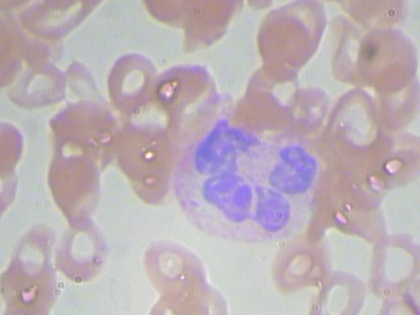
%> input picture Test data/BloodImage_00000.jpg, 420 x 315 px, shrunk from 640 x 480 before the run
$ octave --eval "result = segment_WBC_nuclei('Test data/BloodImage_00000.jpg');"   (GNU Octave 9; MATLAB toolbox functions it lacks are replaced by stand-ins)
%> lines starting %> are read from the running program, lines starting %| are printed output that depends on the picture; in (x1, y1, x2, y2) boxes, pixels count from 0 and x2, y2 are one past the last pixel; in counts of white or black regions, pixels touching at a corner belong together; the program's own positions count from 1
%%   Segment White Blood Cell Nuclei function
%   _______________________________________________________________________
%   Le Duc Khai
%   Bachelor in Biomedical Engineering
%   FH Aachen - University of Applied Sciences, Germany.

%   Last updated on 12.02.2019.

%   The proposed algorithm segments automatically white blood cell nuclei.
%   This function works well with microscopic images, which have 3 types of
%   cells: red blood cells, white blood cells and platelets. Only white
%   blood cells possess nuclei.

%   Implementation is based on this scientific paper:
%       Mrs. Sonali C. Sonar, Prof. K. S. Bhagat
%       "An Efficient Technique for White Blood Cells Nuclei Automatic Segmentation"

%   The following codes are implemented only for PERSONAL USE, e.g improving
%   programming skills in the domain of Image Processing and Computer Vision.
%   If you use this algorithm, please cite the paper mentioned above to support
%   the authors.

%   Parameters:
%       image: the input image
%-------------------------------------------------------------------------%
%-------------------------------------------------------------------------%
%-------------------------------------------------------------------------%
function result_image = segment_WBC_nuclei(image)
%> called with image = 'Test data/BloodImage_00000.jpg'
%% Read the input image
original_image = imread(image);
%> original_image is the input picture: size 315x420x3 uint8; mean R, G, B 187.3, 175.5, 182.3
if ndims(original_image) == 3
    image = rgb2gray(original_image);
else
    image = original_image;
end
image = uint8(image);
figure(1);
subplot(3,3,1); imshow(original_image); title('1. Original image');
subplot(3,3,2); imshow(image); title('2. Gray scale image');

%% Contrast enhancement
image_adjust = imadjust(image); % Adjust intensity values of the image
image_histo = histeq(image); % Use histogram equalization
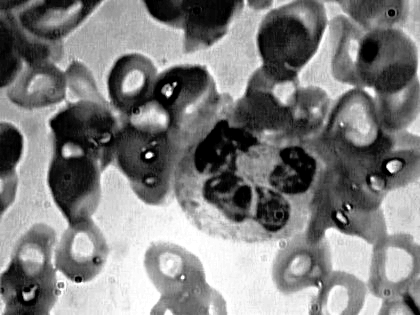
%> image_histo: size 315x420 uint8; min 0, max 255, mean 127.2
% Addition to brighten most of details in image except the nuclei
image_add = imadd(image_adjust, image_histo);
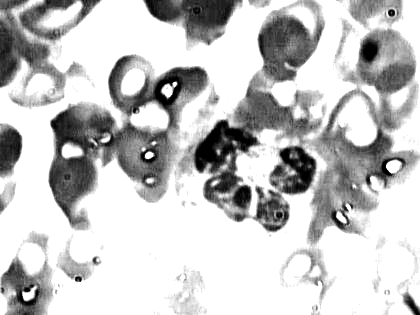
%> image_add: size 315x420 uint8; min 0, max 255, mean 195.7
% Subtraction to highlight objects and borders including the nuclei
image_subtract = imsubtract(image_add, image_histo);
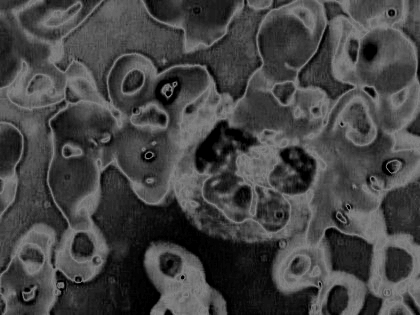
%> image_subtract: size 315x420 uint8; min 0, max 130, mean 68.4
% Addition to remove all other components but the nuclei
image = imadd(image_add, image_subtract);
subplot(3,3,3); imshow(image_add); title('3. Addition image');
subplot(3,3,4); imshow(image_subtract); title('4. Subtraction image');
subplot(3,3,5); imshow(image); title('5. Added-again image');
% clear image_adjust; clear image_histo; clear image_add; clear image_subtract;

%% Minimum filter
B = zeros(size(image));
A = padarray(image,[1 1]); % Pad the image
x=[1:3]';
y=[1:3]';
for i = 1 : size(A, 1) - 2
    for j = 1 : size(A, 2) - 2
       % Vectorized method
       window = reshape(A(i + x - 1, j + y - 1), [], 1);
       % Find the minimum of the selected window
       B(i,j) = min(window);
    end
end
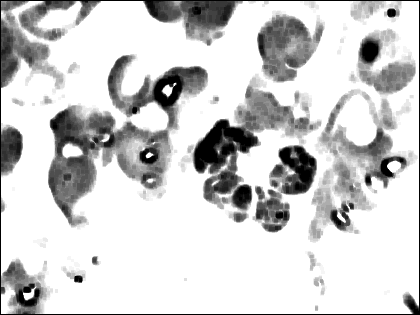
%> B: size 315x420 double; min 0, max 255, mean 206.7
B = uint8(B); % Convert to 0 - 255 intensity scale
%> B: size 315x420 uint8
image = B;
subplot(3,3,6); imshow(image); title('6. Minimum-filtered image');
clear i; clear j;
% clear A; clear B; clear x; clear y;  clear window;

%% Global image threshold
image = imbinarize(image, graythresh(image));
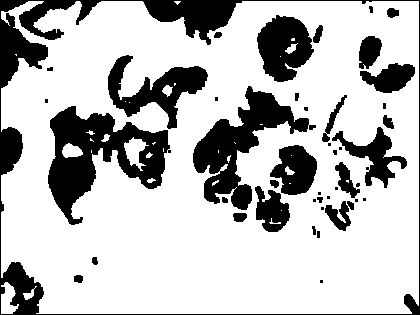
%> image: size 315x420 logical; 74.6% white; 44 black regions (16 under 20 px), largest, box (x1, y1, x2, y2) and area: (0, 0, 420, 315) 8930, (48, 106, 171, 225) 6433, (193, 86, 316, 210) 5105
image = imcomplement(image);
subplot(3,3,7); imshow(image); title('7. Otsu-threshold image');
% clear counts; clear x;

%% Morphological opening
se = strel('disk', 9);
image = imopen(image, se); % Morphological opening to remove small high-pixel groups
%> image: size 315x420 logical; 14% white; 19 white regions, largest, box (x1, y1, x2, y2) and area: (193, 92, 290, 168) 2937, (144, 0, 237, 32) 2090, (48, 155, 95, 209) 1875
subplot(3,3,8); imshow(image, []); title('8. Morphological opening image');

%% Connected components
image_cc = bwconncomp(image); % Find connected components
%> image_cc = 19 connected components
% Calculate number of pixels of each connected component
numPixels = cellfun(@numel, image_cc.PixelIdxList);
%> numPixels = 19 values, max 2937 at index 12, min 175 at index 1, mean 976.9
numPixels_max = max(numPixels);
%> numPixels_max = 2937
for i = 1 : size(numPixels, 2)
    if numPixels(i) < 0.5*numPixels_max
        % Remove components having less than 50% area of the biggest connected components
        % Change percentage of area if necessary
        image(image_cc.PixelIdxList{i}) = 0;
    end
end
%> this loop made 19 passes
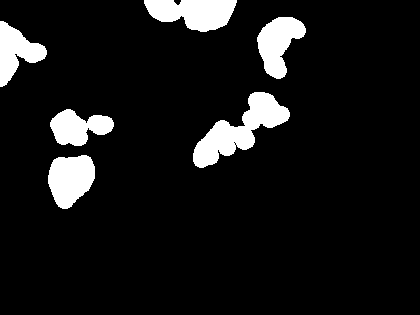
%> image: size 315x420 logical; 8.8% white; 6 white regions, box (x1, y1, x2, y2) and area: (193, 92, 290, 168) 2937, (144, 0, 237, 32) 2090, (48, 155, 95, 209) 1875, (257, 17, 306, 79) 1760, (0, 21, 47, 87) 1545, (50, 109, 114, 146) 1473
subplot(3,3,9); imshow(image); title('9. Connected components after size test');

%% Label image results
result_image = labeloverlay(original_image, image);
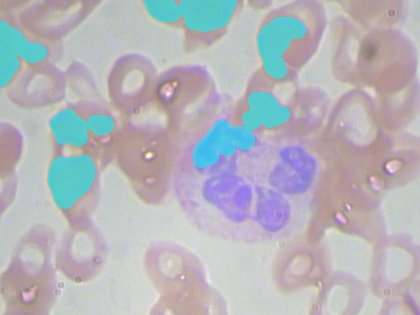
%> result_image: size 315x420x3 uint8; mean R, G, B 179.8, 180.4, 186.5
figure(2);
subplot(1,3,1); imshow(original_image); title('Original image');
subplot(1,3,2); imshow(result_image); title('Nuclei segmented image');
subplot(1,3,3); imshow(image); title('Nuclei shape');

end

$ run again, on Test data/BloodImage_00001.jpg
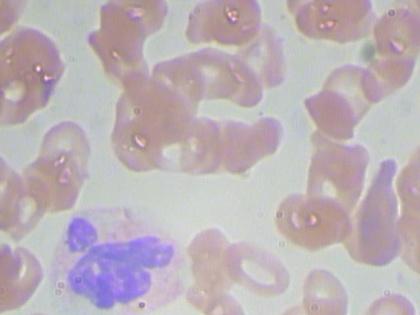
%> input picture Test data/BloodImage_00001.jpg, 420 x 315 px, shrunk from 640 x 480 before the run
%> in segment_WBC_nuclei, original_image is the input picture: size 315x420x3 uint8; mean R, G, B 187.9, 177.2, 182.8
%> image_cc = 15 connected components
%> numPixels = [424 3419 261 906 4470 2197 335 322 900 889 370 1109 864 1144 204]
%> numPixels_max = 4470
%> the loop in segment_WBC_nuclei, `for i = 1 : size(numPixels, 2)` made 15 passes
%> after the loop in segment_WBC_nuclei, `for i = 1 : size(numPixels, 2)`:
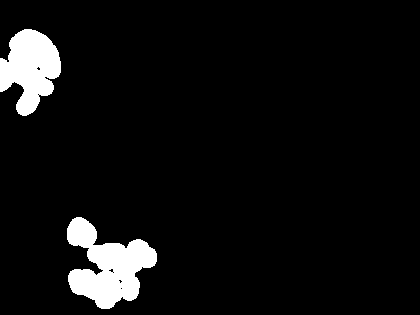
%> image: size 315x420 logical; 6% white; 2 white regions, box (x1, y1, x2, y2) and area: (67, 217, 157, 309) 4470, (0, 29, 61, 116) 3419
%> in segment_WBC_nuclei, `result_image = labeloverlay(original_image, image);`:
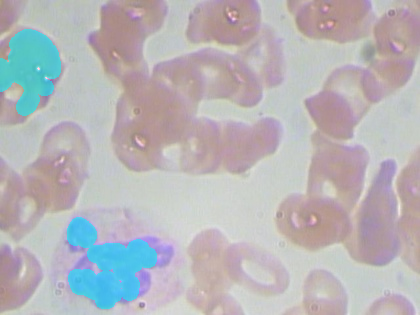
%> result_image: size 315x420x3 uint8; mean R, G, B 183.1, 180.7, 184.8

$ run again, on Test data/BloodImage_00002.jpg
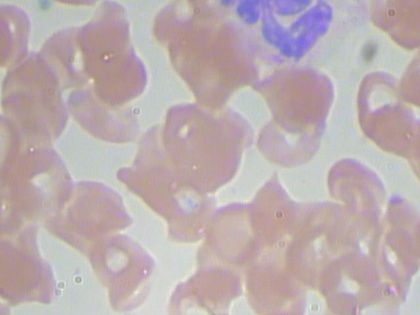
%> input picture Test data/BloodImage_00002.jpg, 420 x 315 px, shrunk from 640 x 480 before the run
%> in segment_WBC_nuclei, original_image is the input picture: size 315x420x3 uint8; mean R, G, B 187.3, 172.9, 175.4
%> image_cc = 12 connected components
%> numPixels = [532 1152 1844 923 1335 3839 3212 3596 2125 520 1070 160]
%> numPixels_max = 3839
%> the loop in segment_WBC_nuclei, `for i = 1 : size(numPixels, 2)` made 12 passes
%> after the loop in segment_WBC_nuclei, `for i = 1 : size(numPixels, 2)`:
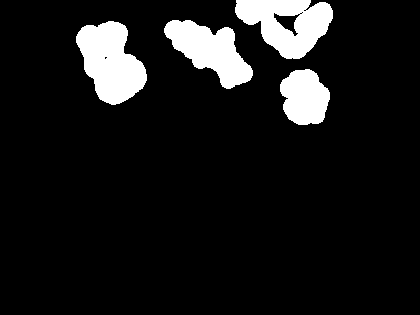
%> image: size 315x420 logical; 9.7% white; 4 white regions, box (x1, y1, x2, y2) and area: (76, 21, 147, 105) 3839, (235, 0, 333, 59) 3596, (164, 20, 253, 89) 3212, (280, 69, 330, 125) 2125
%> in segment_WBC_nuclei, `result_image = labeloverlay(original_image, image);`:
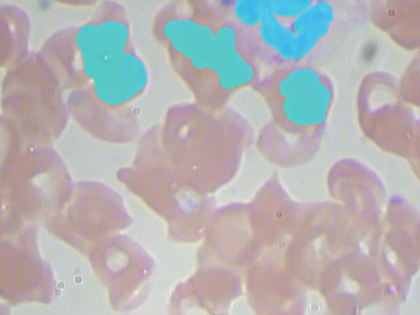
%> result_image: size 315x420x3 uint8; mean R, G, B 179.3, 178.4, 179.8

$ run again, on Test data/BloodImage_00003.jpg
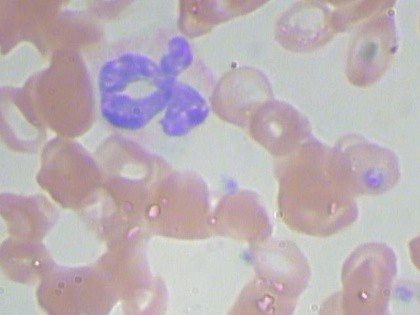
%> input picture Test data/BloodImage_00003.jpg, 420 x 315 px, shrunk from 640 x 480 before the run
%> in segment_WBC_nuclei, original_image is the input picture: size 315x420x3 uint8; mean R, G, B 187, 176.2, 181
%> image_cc = 6 connected components
%> numPixels = [7909 1266 1957 5778 598 121]
%> numPixels_max = 7909
%> the loop in segment_WBC_nuclei, `for i = 1 : size(numPixels, 2)` made 6 passes
%> in segment_WBC_nuclei, `result_image = labeloverlay(original_image, image);`:
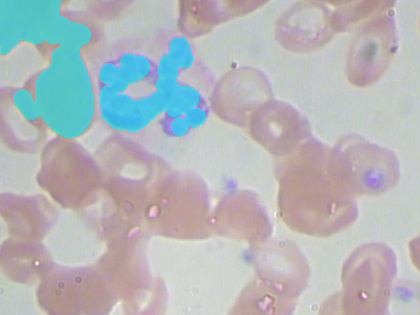
%> result_image: size 315x420x3 uint8; mean R, G, B 178.9, 182.3, 185.4
